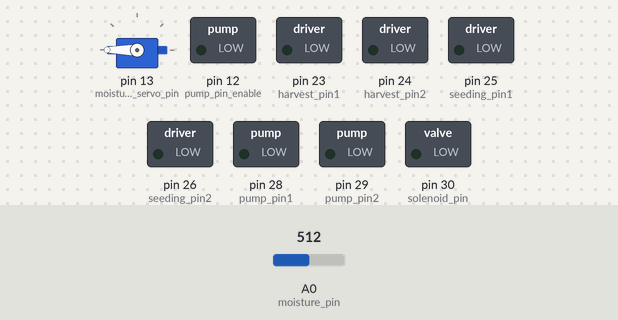
A sketch run on a simulated Arduino Mega 2560, built with avr-gcc and run on an emulated ATmega2560. On the bench: servo, switched loads named in the sketch (green lamp = pin HIGH). Inputs (shaded band) come from the test bench; at power-on: A0 (moisture_pin) = 512.

Above: at 0.1 s.
At 4.1 s:
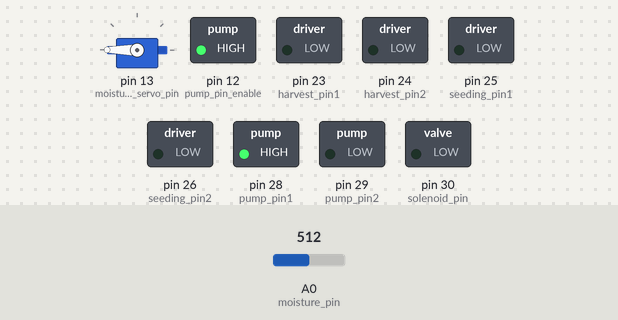
Timing chart, 0 to 5.6 s (numbered marks = the images above):
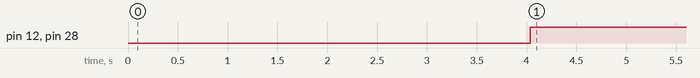

Measured:
- by itself, pin 12 (pump_pin_enable), pin 28 (pump_pin1): LOW → HIGH at 4.0 s

The sketch:

control_str.ino
```cpp
//Inter IIT - DIC Event
//Control structure and functions
//Arduino Mega 2560

//Libraries
#include <Servo.h>

//Define pins
#define moisture_pin        A0  //Analog In
#define moisture_servo_pin  13  //PWM
#define harvest_pin1        23  //Digital
#define harvest_pin2        24  //Digital
#define seeding_pin1        25  //Digital
#define seeding_pin2        26  //Digital
#define pump_pin_enable     12  //PWM
#define pump_pin1           28  //Digital
#define pump_pin2           29  //Digital
#define solenoid_pin        30  //Digital

//Global variables to check current job
bool movement_job = 0;
bool harvest_job = 0;
bool seeding_job = 0;
bool moisture_job = 0;
bool rise_job = 0;
bool water_job = 0;
bool plough_job = 0;

//Set up servo object
Servo moisture_servo;

//Function to perform harvesting
void harvest_func(){
  if(harvest_job){
    //Turn on harvester motor
    digitalWrite(harvest_pin1, HIGH);
    digitalWrite(harvest_pin2, LOW);
  }
  //Else turn off motors
  else digitalWrite(harvest_pin1, LOW);
}

//Function to perform seeding
void seeding_func(){
  if(seeding_job){
    //Turn on seeding motor
    digitalWrite(seeding_pin1, HIGH);
    digitalWrite(seeding_pin2, LOW);
  }
  //Else turn off motors
  else digitalWrite(seeding_pin1, LOW);
}

//Function to check moisture
int moisture_func(){
  //If moisture needs to be checked
  if (moisture_job){
    int moisture_val = 0;
    //Full servo rotation
    for(int i=0; i<=180; i++){
      moisture_servo.write(i);
    }
    //Take 200 readings
    for(int i=0; i<200; i++){
      //Read moisture sensor values
      moisture_val += analogRead(moisture_pin);
      delay(20);
    }
    //Take average reading
    moisture_val = moisture_val/200;
    //Select job to perform
    //Temp-idea - remove later
    //If less moisture - perform water_job
    if (moisture_val < 512)water_job = 1;
    //Complete moisture detection work
    moisture_job = 0;
  }
  //Else no watering
  else water_job = 0;
}

//Function to perform watering
void watering_func(bool flow_dir){
  if (water_job){
    //Runs only if moisture is low
    //Select flow path
    //LOW switches the relay
    if (flow_dir) digitalWrite(solenoid_pin, LOW);
    //Otherwise, relay will switch back
    //Turn on pump
    digitalWrite(pump_pin_enable, HIGH);
    digitalWrite(pump_pin1, HIGH);
    digitalWrite(pump_pin2, LOW);
    //This will turn off only when bot reaches end
  }
  //Else turn off pumps and solenoid
  else{
    digitalWrite(solenoid_pin, HIGH);
    digitalWrite(pump_pin_enable, LOW);
    digitalWrite(pump_pin1, LOW);
  }
}

//Function to perform ploughing
void ploughing_func(){
  //Uses stepper motor
}


void setup() {
  //Set up pins
  pinMode(moisture_pin, INPUT);
  moisture_servo.attach(moisture_servo_pin);
  pinMode(harvest_pin1, OUTPUT);
  pinMode(harvest_pin2, OUTPUT);
  pinMode(seeding_pin1, OUTPUT);
  pinMode(seeding_pin2, OUTPUT);
  pinMode(pump_pin_enable, OUTPUT);
  pinMode(pump_pin1, OUTPUT);
  pinMode(pump_pin2, OUTPUT);
  pinMode(solenoid_pin, OUTPUT);

  //Initialize motors
  moisture_servo.write(0);  //Initialize servo at 0 pos
  digitalWrite(harvest_pin1, LOW);
  digitalWrite(harvest_pin2, LOW);
  digitalWrite(seeding_pin1, LOW);
  digitalWrite(seeding_pin2, LOW);
  digitalWrite(pump_pin_enable, LOW);
  digitalWrite(pump_pin1, LOW);
  digitalWrite(pump_pin2, LOW);
  digitalWrite(solenoid_pin, LOW);
}

void loop() {
  //Flow control variable
  bool flow_dir = 0;
  //Change moisture check
  moisture_job = 1;
  //Change according to orientation or so so
  //Run all the functions
  moisture_func();
  watering_func(flow_dir);
  harvest_func();
  seeding_func();
  ploughing_func();
}
```
